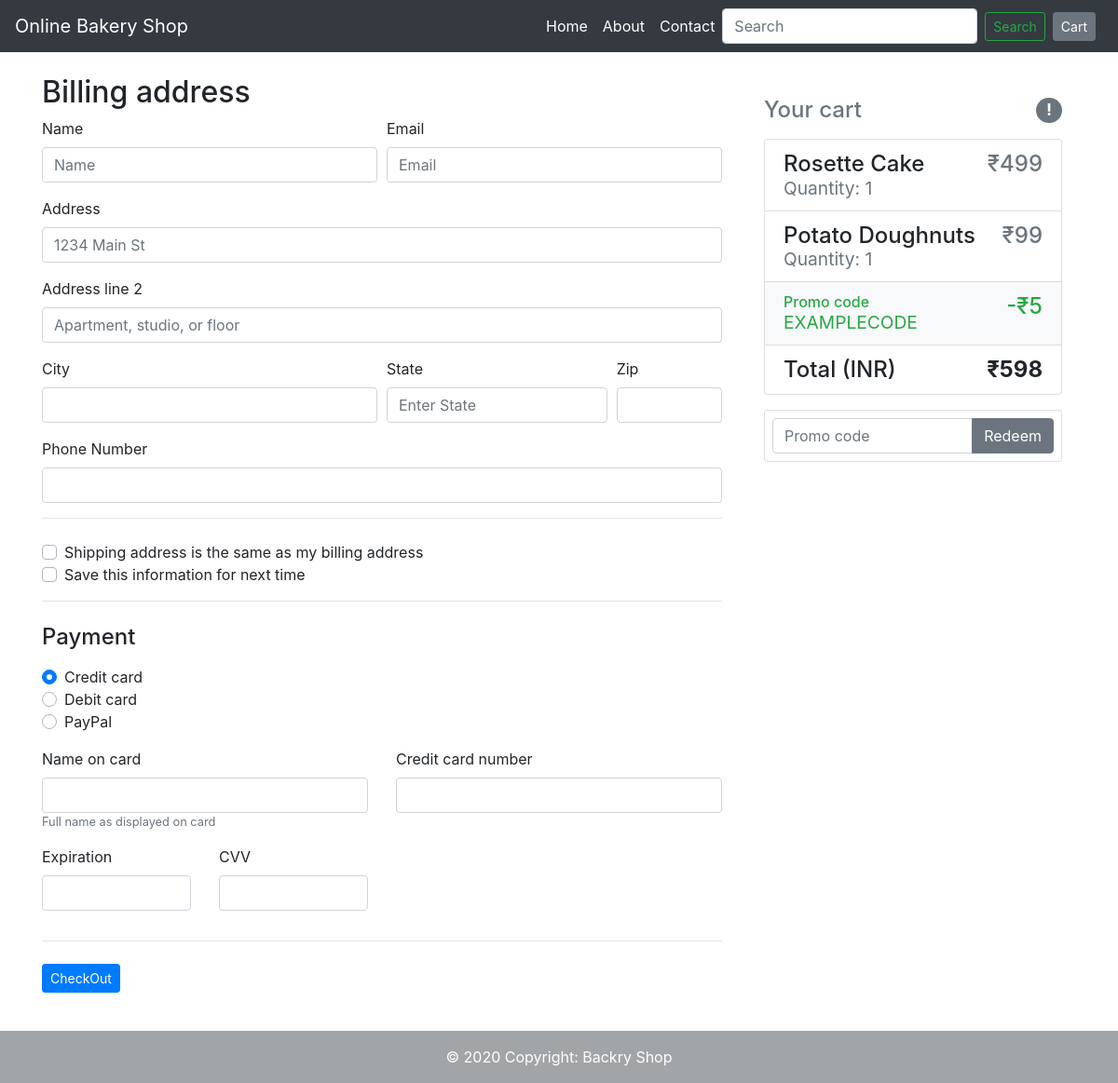
Page /shop/checkout/ on the committed database.
### shop/models.py (models this page shows, shortened)
class Product(models.Model):
    product_name = models.CharField(max_length=50)
    category = models.CharField(max_length=50, default="")
    subcategory = models.CharField(max_length=50, default="")
    price = models.IntegerField(default=0)
    desc = models.CharField(max_length=300,default="nothing is to describe")
    pub_date = models.DateField()
    image = models.ImageField(upload_to='shop/images', default="")
    cart=models.BooleanField(default=False)
    qty=models.IntegerField(default=0)
    total=models.IntegerField(default=1)

### shop/views.py (the view, shortened to what this page needs)
# urls.py: path("checkout/", views.checkout, name="Checkout"),
def checkout(request):
    qty=0
    item=''
    every=''
    data=Product.objects.filter(qty__gt=0)
    for d in data:
        qty=d.qty
        item=d.product_name
        every=every+item+'--'+str(qty)+','
    total=0
    for i in data:
        total+=i.total
    return render(request, 'shop/checkout.html',{'data':data,'total':total})

### shop/templates/shop/checkout.html (shortened to what this page needs)
{% extends 'shop/basic.html' %}
{% block body %}
<br>
<div class="container">
    <div class="row">
        <div class="col-md-4 order-md-2 mb-4">
            <h4 class="d-flex justify-content-between align-items-center mb-3">
                <div class="col my-4">
                    <h4 class="d-flex justify-content-between align-items-center mb-3">
                        <span class="text-muted">Your cart</span>
                        <span class="badge badge-secondary badge-pill">!</span>
                    </h4>
                    {% if thank %}
                    <h1>Your order is palced successfully</h1>
                    {% else %}
                    <ul class="list-group mb-3">
                        {% if data %}
                            {% for i in data %}
                        <li class="list-group-item d-flex justify-content-between lh-condensed">
                            <div>
                                <h4 class="my-0">{{i.product_name}}</h4>
                                <small class="text-muted">Quantity: {{i.qty}}</small>
                            </div>
                            <span class="text-muted">₹{{i.price}}</span>
                        </li>
                            {% endfor %}
                            {% endif %}
                            <li class="list-group-item d-flex justify-content-between bg-light">
                                <div class="text-success">
                                    <h6 class="my-0">Promo code</h6>
                                    <small>EXAMPLECODE</small>
                                </div>
                                <span class="text-success">-₹5</span>
                            </li>
                            <li class="list-group-item d-flex justify-content-between">
                                <span>Total (INR)</span>
                                <strong>₹{{total}}</strong>
                            </li>
                        </ul>
                        <form class="card p-2">
                            <div class="input-group">
                                <input type="text" class="form-control" placeholder="Promo code">
                                <div class="input-group-append">
                                    <button type="submit" class="btn btn-secondary">Redeem</button>
                                </div>
                            </div>
                        </form>
                    {% endif %}
                </div>
        </div>
        <div class="col-md-8 order-md-1">
            <h2>Billing address</h2>
            <form method="post" action="/shop/checkout/">
                <div class="form-row">
                    <div class="form-group col-md-6">
                        <label for="inputname">Name</label>
                        <input type="name" name="name" class="form-control" id="name" placeholder="Name" required>
                    </div>
                    <div class="form-group col-md-6">
                        <label for="inputEmail4">Email</label>
                        <input type="email" class="form-control" id="email" placeholder="Email" name="email" required>
                    </div>
                </div>
                <div class="form-group">
                    <label for="inputAddress">Address</label>
                    <input type="text" name="address1" class="form-control" id="address1" placeholder="1234 Main St" required>
                </div>
                <div class="form-group">
                    <label for="inputAddress2">Address line 2</label>
                    <input type="text" name="address2" class="form-control" id="address2"
                        placeholder="Apartment, studio, or floor">
                </div>
                <div class="form-row">
                    <div class="form-group col-md-6">
                        <label for="inputCity">City</label>
                        <input type="text" class="form-control" id="city" name="city">
                    </div>
                    <div class="form-group col-md-4">
                        <label for="inputState">State</label>
                        <input type="text" class="form-control" id="state" placeholder="Enter State" name="state">
                    </div>
                    <div class="form-group col-md-2">
                        <label for="inputZip">Zip</label>
                        <input type="text" class="form-control" id="zip_code" name="zip_code">
                    </div>
                </div>
                <div class="form-group">
                    <label for="inputZip">Phone Number</label>
                    <input type="tel" class="form-control" id="phone" name="phone">
                </div>
                <hr class="mb-4">
                    <div class="custom-control custom-checkbox">
                        <label class="custom-control-label" for="same-address">Shipping address is the same as my
                            billing address</label>
                    </div>
                    <div class="custom-control custom-checkbox">
                        <label class="custom-control-label" for="save-info">Save this information for next time</label>
                    </div>
                    <hr class="mb-4">
                    <h4 class="mb-3">Payment</h4>
                    <div class="d-block my-3">
                        <div class="custom-control custom-radio">
                            <label class="custom-control-label" for="credit">Credit card</label>
                        </div>
                        <div class="custom-control custom-radio">
                            <label class="custom-control-label" for="debit">Debit card</label>
                        </div>
                        <div class="custom-control custom-radio">
                            <label class="custom-control-label" for="paypal">PayPal</label>
                        </div>
                    </div>
                    <div class="row">
                        <div class="col-md-6 mb-3">
                            <label for="cc-name">Name on card</label>
                            <input type="text" class="form-control" id="cc-name" placeholder="" required>
                            <small class="text-muted">Full name as displayed on card</small>
                        </div>
                        <div class="col-md-6 mb-3">
                            <label for="cc-number">Credit card number</label>
                            <input type="text" class="form-control" id="cc-number" placeholder="" required>
                        </div>
                    </div>
                    <div class="row">
                        <div class="col-md-3 mb-3">
                            <label for="cc-expiration">Expiration</label>
                            <input type="text" class="form-control" id="cc-expiration" placeholder="" required>
                        </div>
                        <div class="col-md-3 mb-3">
                            <label for="cc-cvv">CVV</label>
                            <input type="text" class="form-control" id="cc-cvv" placeholder="" required>
                        </div>
                    </div>
                    <hr class="mb-4">
                <button type="submit" class="btn btn-sm btn-primary">CheckOut</button>
            </form>
        </div>
    </div>
</div>
<br>
<br>
<footer class="text-center fixed-bottom text-white" style="background-color: #caced1;">
    <div class="text-center p-3" style="background-color: rgba(0, 0, 0, 0.2);">
      © 2020 Copyright:
      <a class="text-white" href="#">Backry Shop</a>
    </div>
  </footer>
{% endblock %}

### rows in the picture
Product: product_name "Rosette Cake", qty "1", price "499"
Product: product_name "Potato Doughnuts", qty "1", price "99"

### other values in the picture
{{ total }} "598"
